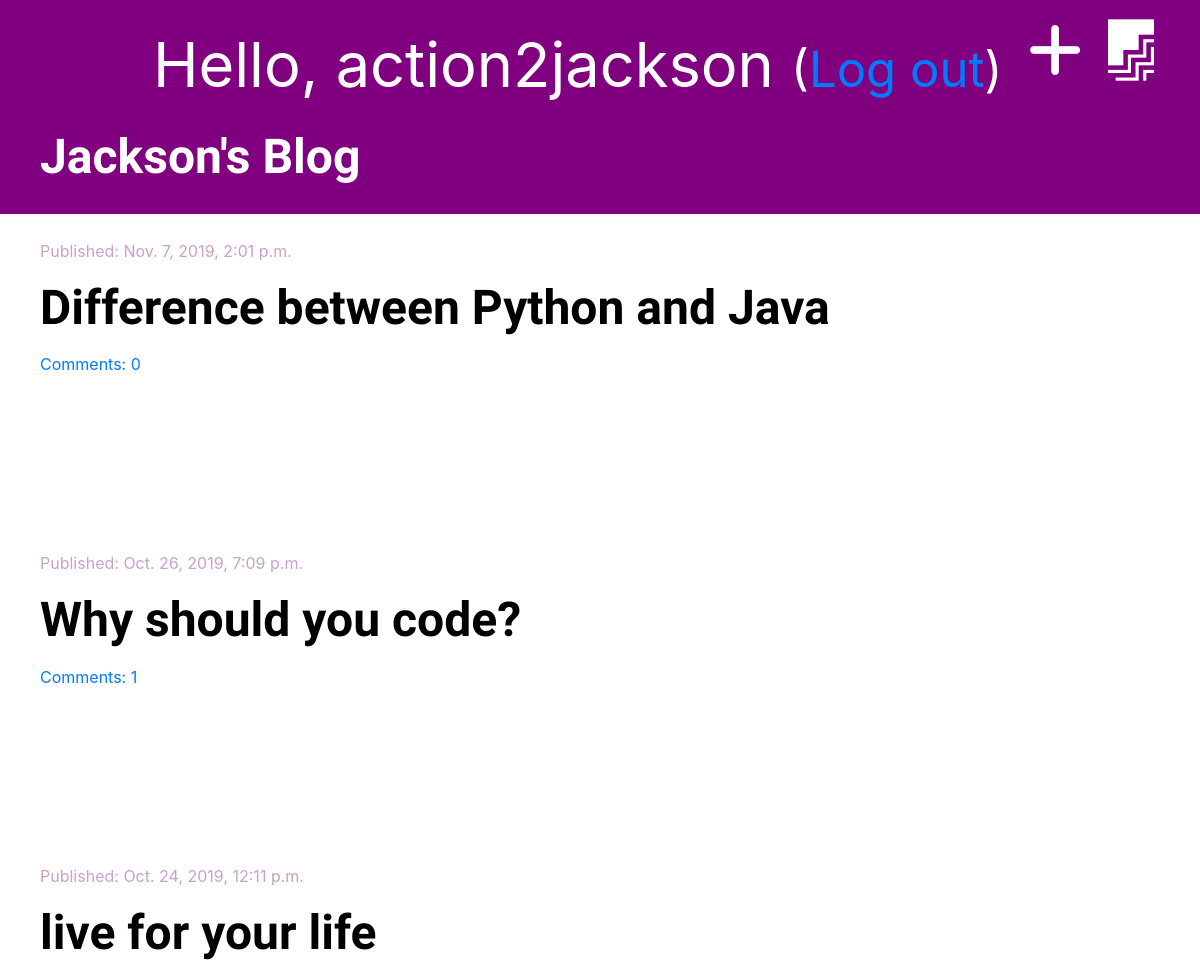
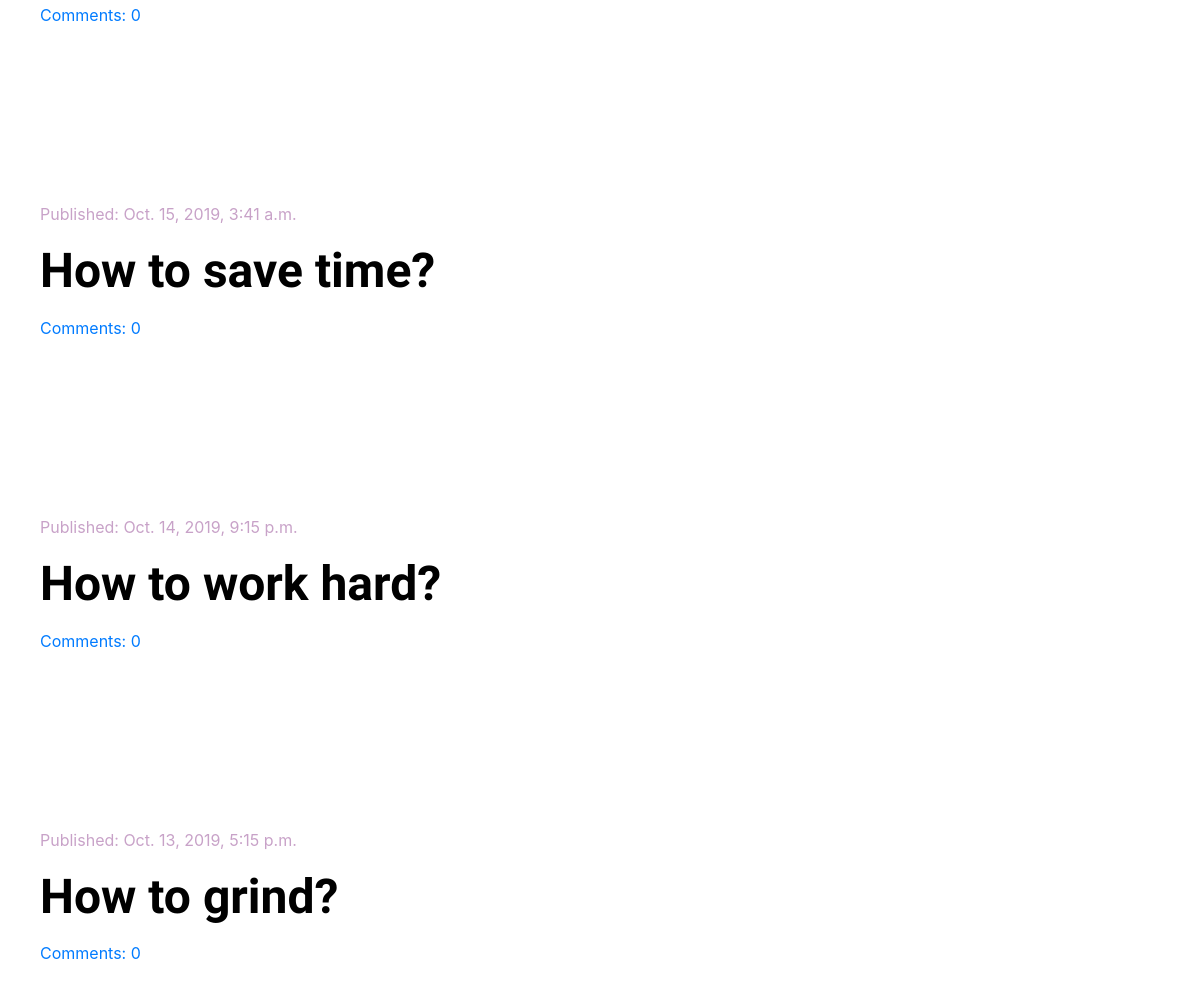
The app's page / (signed in) with its own data (2 pictures, top to bottom).
### blog/models.py (models this page shows, shortened)
class Post(models.Model):
    author = models.ForeignKey('auth.User', on_delete=models.CASCADE)
    title = models.CharField(max_length=200)
    text = models.TextField()
    created_date = models.DateTimeField(default=timezone.now)
    published_date = models.DateTimeField(blank=True, null=True)
    def approved_comments(self):
        return self.comments.filter(approved=True)

### blog/views.py (the view)
# urls.py: path('', views.post_list, name='post_list'),
def post_list(request):
    posts = Post.objects.filter(published_date__lte=timezone.now()).order_by('-published_date')
    stuff_for_frontend = {'posts': posts}
    return render(request, 'blog/post_list.html', stuff_for_frontend)

### blog/templatetags/markdownify.py (called while the page is built)
@register.filter
def markdown(value):
    renderer = HighlightRenderer()
    markdown = mistune.Markdown(renderer=renderer)
    return markdown(value)

### blog/templates/blog/post_list.html (shortened to what this page needs)
{% extends 'blog/base.html' %}
{% load markdownify %}
{% block content %}
    {% for post in posts %}
        <div class="post">
            <div class="date">
                <p>Published: {{ post.published_date }}</p>
            </div>
            <h1><a href="{% url 'post_detail' pk=post.pk %}">{{ post.title }}</a></h1>
            <a href="{% url 'post_detail' pk=post.pk %}">Comments: {{ post.approved_comments.count }}</a>
        </div>
    {% endfor %}
{% endblock %}

### blog/templates/blog/base.html (shortened to what this page needs)
{% load staticfiles %}
<!DOCTYPE html>
<html lang="en">
<head>
    <link rel="stylesheet" href="https://stackpath.bootstrapcdn.com/bootstrap/4.3.1/css/bootstrap.min.css">
    <link rel="stylesheet" href="{% static 'css/blog.css' %}">
    <link rel="stylesheet" href="{% static 'css/zenburn.css' %}">
</head>
<body>
<div class="page-header">
    {% if user.is_authenticated %}
        <a href="{% url 'post_draft_list' %}"><i class="fab fa-firstdraft" style="color: white; float: right; font-size: 46pt; margin-right: 26px;"></i></a>
        <a href="{% url 'post_new' %}"><i class="fas fa-plus" style="color: white; float: right; font-size: 46pt; margin-right: 26px;"></i></a>
        <p style="color: white; float: right; font-size: 46pt; margin-right: 26px;">Hello, {{ user.username }} <small>(<a
                href="{% url 'logout' %}">Log out</a>)</small></p>
    {% else %}
        <a href="{% url 'login' %}"><i class="fas fa-sign-in-alt fa-2x" style="color: white; float: right; font-size: 46pt; margin-right: 26px;"></i></a>
    {% endif %}
    <h1><a href="{% url 'post_list' %}">Jackson's Blog</a></h1>
</div>
<div class="content container">
    <div class="row">
        <div class="col-8-md">
            {% block content %}
            {% endblock %}
        </div>
    </div>
</div>
</body>
</html>

### blog/static/css/blog.css (style rules this page uses)
.page-header { background-color: purple; margin-top: 0; padding: 20px 20px 20px 40px; }
.page-header h1 a { font-text: arial; text-decoration: none; color: white; font-size: 36pt; }
.content { margin-left: 40px; }
h1, h2, h3, h4 { font-family: 'Tangerine', 'Inconsolata', 'Droid Sans', serif; font-weight: bold; font-size: 48px; }
.date { padding-top: 25px; color: #c8a2c8; }
.post { margin-bottom: 150px; }
.post h1 a { color: black; }

### records on screen
Post: published_date "Nov. 7, 2019, 2:01 p.m.", title "Difference between Python and Java", approved_comments.count "0"
Post: published_date "Oct. 26, 2019, 7:09 p.m.", title "Why should you code?", approved_comments.count "1"
Post: published_date "Oct. 24, 2019, 12:11 p.m.", title "live for your life", approved_comments.count "0"
Post: published_date "Oct. 15, 2019, 3:41 a.m.", title "How to save time?", approved_comments.count "0"
Post: published_date "Oct. 14, 2019, 9:15 p.m.", title "How to work hard?", approved_comments.count "0"
Post: published_date "Oct. 13, 2019, 5:15 p.m.", title "How to grind?", approved_comments.count "0"

### other values on screen
{{ user.username }} "action2jackson"
